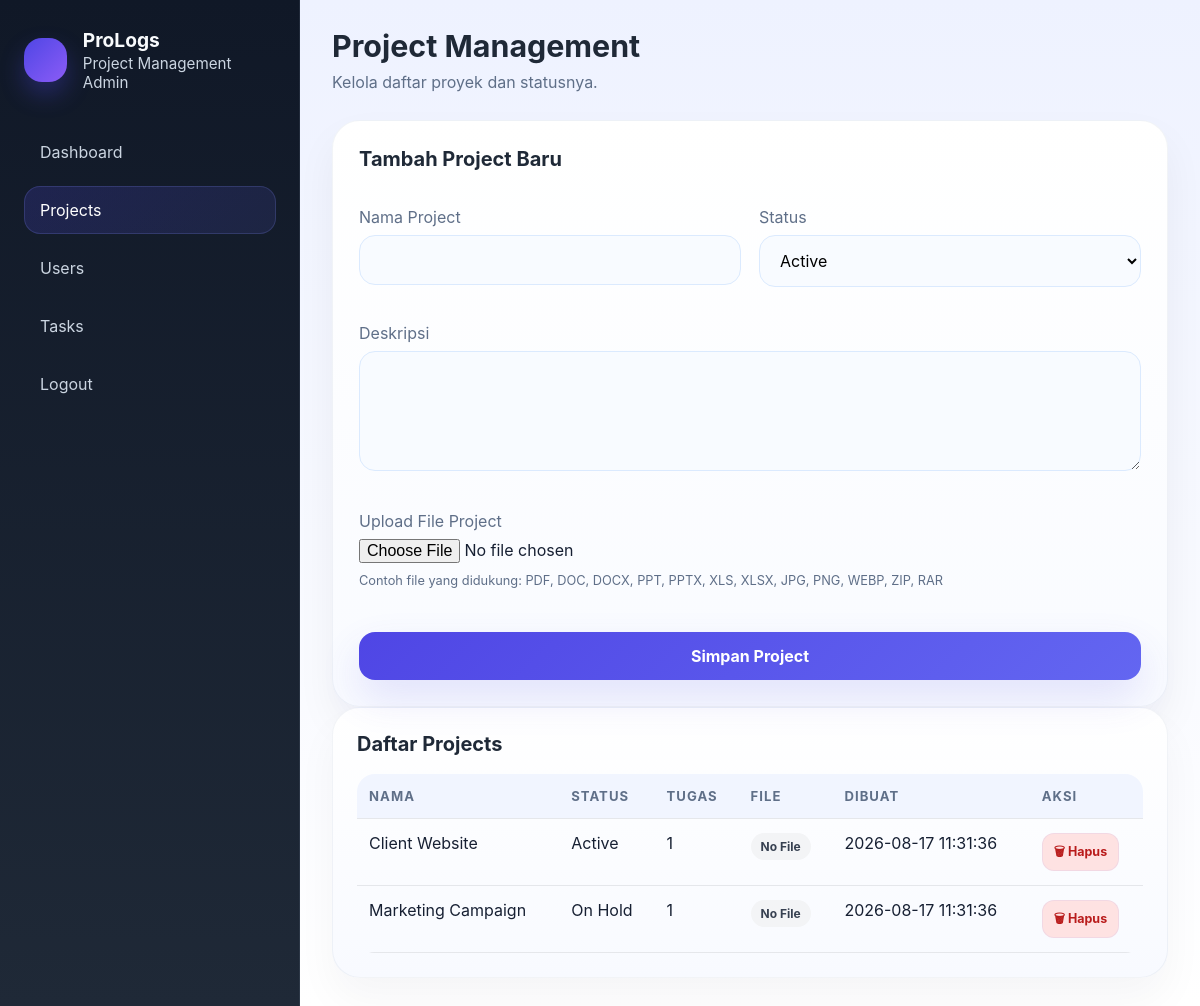
/projects.php (signed in), run on the app's committed database.
### tables this page shows
CREATE TABLE IF NOT EXISTS projects (
    id INT AUTO_INCREMENT PRIMARY KEY,
    name VARCHAR(150) NOT NULL,
    description TEXT,
    project_file VARCHAR(255) NULL,
    status VARCHAR(50) NOT NULL DEFAULT 'Active',
    created_at TIMESTAMP DEFAULT CURRENT_TIMESTAMP
);

### db.php (called while the page is built, shortened)
<?php
$config = require __DIR__ . '/config.php';
function normalizeUserRole($role)
{
    $role = strtolower(trim((string) $role));
    return $role;
}
function isAdminRole($role)
{
    return normalizeUserRole($role) === 'admin';
}
function db()
{
    static $pdo = null;
    if ($pdo === null) {
        global $config;
        if (!empty($config['db_socket'])) {
            $dsn = sprintf(
                'mysql:dbname=%s;charset=%s;unix_socket=%s',
                $config['db_name'],
                $config['db_charset'],
                $config['db_socket']
            );
        }
        $pdo = new PDO($dsn, $config['db_user'], $config['db_pass'], [
            PDO::ATTR_ERRMODE => PDO::ERRMODE_EXCEPTION,
            PDO::ATTR_DEFAULT_FETCH_MODE => PDO::FETCH_ASSOC,
        ]);
        seedSampleData($pdo);
    }
    return $pdo;
}
function seedSampleData(PDO $pdo)
{
    try {
        $pdo->exec("CREATE TABLE IF NOT EXISTS clients (
            id INT AUTO_INCREMENT PRIMARY KEY,
            name VARCHAR(150) NOT NULL,
            email VARCHAR(150) NOT NULL,
            client_file VARCHAR(255) NULL,
            created_at TIMESTAMP DEFAULT CURRENT_TIMESTAMP
        ) ENGINE=InnoDB DEFAULT CHARSET=utf8mb4");
        $pdo->exec("ALTER TABLE clients ADD COLUMN IF NOT EXISTS client_file VARCHAR(255) NULL AFTER email");
        $pdo->exec("CREATE TABLE IF NOT EXISTS notifications (
            id INT AUTO_INCREMENT PRIMARY KEY,
            user_id INT NULL,
            title VARCHAR(150) NOT NULL,
            message TEXT NOT NULL,
            is_read TINYINT(1) NOT NULL DEFAULT 0,
            created_at TIMESTAMP DEFAULT CURRENT_TIMESTAMP,
            FOREIGN KEY (user_id) REFERENCES users(id) ON DELETE CASCADE
        ) ENGINE=InnoDB DEFAULT CHARSET=utf8mb4");
        $pdo->exec("CREATE TABLE IF NOT EXISTS messages (
            id INT AUTO_INCREMENT PRIMARY KEY,
            sender_user_id INT NOT NULL,
            receiver_user_id INT NULL,
            subject VARCHAR(150) NOT NULL,
            message TEXT NOT NULL,
            created_at TIMESTAMP DEFAULT CURRENT_TIMESTAMP,
            FOREIGN KEY (sender_user_id) REFERENCES users(id) ON DELETE CASCADE,
            FOREIGN KEY (receiver_user_id) REFERENCES users(id) ON DELETE SET NULL
        ) ENGINE=InnoDB DEFAULT CHARSET=utf8mb4");
        $pdo->exec("CREATE TABLE IF NOT EXISTS plans (
            id INT AUTO_INCREMENT PRIMARY KEY,
            user_id INT NOT NULL,
            title VARCHAR(150) NOT NULL,
            notes TEXT,
            due_date DATE NULL,
            status VARCHAR(50) NOT NULL DEFAULT 'Planned',
            created_at TIMESTAMP DEFAULT CURRENT_TIMESTAMP,
            FOREIGN KEY (user_id) REFERENCES users(id) ON DELETE CASCADE
        ) ENGINE=InnoDB DEFAULT CHARSET=utf8mb4");
        $pdo->exec("CREATE TABLE IF NOT EXISTS projects (
            id INT AUTO_INCREMENT PRIMARY KEY,
            name VARCHAR(150) NOT NULL,
            description TEXT,
            project_file VARCHAR(255) NULL,
            status VARCHAR(50) NOT NULL DEFAULT 'Active',
            created_at TIMESTAMP DEFAULT CURRENT_TIMESTAMP
        ) ENGINE=InnoDB DEFAULT CHARSET=utf8mb4");
        $pdo->exec("ALTER TABLE projects ADD COLUMN IF NOT EXISTS project_file VARCHAR(255) NULL AFTER description");
        $pdo->exec("CREATE TABLE IF NOT EXISTS activity_logs (
            id INT AUTO_INCREMENT PRIMARY KEY,
            user_id INT NULL,
            module VARCHAR(100) NOT NULL,
            action VARCHAR(100) NOT NULL,
            details TEXT NULL,
            created_at TIMESTAMP DEFAULT CURRENT_TIMESTAMP,
            FOREIGN KEY (user_id) REFERENCES users(id) ON DELETE SET NULL
        ) ENGINE=InnoDB DEFAULT CHARSET=utf8mb4");
        $pdo->exec("ALTER TABLE tasks ADD COLUMN IF NOT EXISTS task_file VARCHAR(255) NULL AFTER description");
    } catch (PDOException $e) {
        return;
    }
    try {
        $userCount = $pdo->query('SELECT COUNT(*) AS total FROM users')->fetch(PDO::FETCH_ASSOC);
    } catch (PDOException $e) {
        return;
    }
    try {
        $clientCount = $pdo->query('SELECT COUNT(*) AS total FROM clients')->fetch(PDO::FETCH_ASSOC);
    } catch (PDOException $e) {
        return;
    }
    try {
        $projectCount = $pdo->query('SELECT COUNT(*) AS total FROM projects')->fetch(PDO::FETCH_ASSOC);
    } catch (PDOException $e) {
        return;
    }
    try {
        $notificationCount = $pdo->query('SELECT COUNT(*) AS total FROM notifications')->fetch(PDO::FETCH_ASSOC);
    } catch (PDOException $e) {
        return;
    }
    try {
        $messageCount = $pdo->query('SELECT COUNT(*) AS total FROM messages')->fetch(PDO::FETCH_ASSOC);
    } catch (PDOException $e) {
        return;
    }
    try {
        $planCount = $pdo->query('SELECT COUNT(*) AS total FROM plans')->fetch(PDO::FETCH_ASSOC);
    } catch (PDOException $e) {
        return;
    }
    try {
        $activityCount = $pdo->query('SELECT COUNT(*) AS total FROM activity_logs')->fetch(PDO::FETCH_ASSOC);
    } catch (PDOException $e) {
        return;
    }
    if (!$activityCount || intval($activityCount['total']) === 0) {
        $adminUser = $pdo->query("SELECT id FROM users WHERE role = 'admin' LIMIT 1")->fetch(PDO::FETCH_ASSOC);
        if ($adminUser) {
            $pdo->exec("INSERT INTO activity_logs (user_id, module, action, details, created_at) VALUES
                (" . intval($adminUser['id']) . ", 'dashboard', 'login', 'Admin login berhasil.', NOW()),
                (" . intval($adminUser['id']) . ", 'projects', 'create', 'Project Client Website dibuat.', NOW()),
                (" . intval($adminUser['id']) . ", 'tasks', 'create', 'Tugas review UI dibuat untuk user.', NOW())");
        }
    }
    try {
        $taskCount = $pdo->query('SELECT COUNT(*) AS total FROM tasks')->fetch(PDO::FETCH_ASSOC);
    } catch (PDOException $e) {
        return;
    }
}
function fetchAll($sql, $params = [])
{
    $stmt = db()->prepare($sql);
    $stmt->execute($params);
    return $stmt->fetchAll();
}

### projects.php (the view, shortened to what this page needs)
<?php
require_once __DIR__ . '/db.php';
$user = $_SESSION['user'];
$userRole = normalizeUserRole($user['role'] ?? '');
$isAdmin = isAdminRole($userRole);
$projects = fetchAll(
    'SELECT p.*, COUNT(t.id) AS task_count FROM projects p LEFT JOIN tasks t ON t.project_id = p.id GROUP BY p.id ORDER BY p.created_at DESC'
);
?>
<!DOCTYPE html>
<html lang="id">
<head>
    <link rel="stylesheet" href="assets/css/style.css">
</head>
<body>
    <div class="app-shell">
        <aside class="sidebar">
            <div class="logo">
                <div class="logo-mark"></div>
                <div>
                    <strong>ProLogs</strong>
                    <p>Project Management Admin</p>
                </div>
            </div>
            <nav class="menu">
                <a class="menu-item" href="dashboard.php">Dashboard</a>
                <a class="menu-item active" href="projects.php">Projects</a>
                <?php if ($isAdmin): ?>
                    <a class="menu-item" href="users.php">Users</a>
                <?php endif; ?>
                <a class="menu-item" href="tasks.php">Tasks</a>
                <a class="menu-item" href="logout.php">Logout</a>
            </nav>
        </aside>
        <main class="main-content">
            <header class="topbar">
                <div class="page-title">
                    <h2><?php echo $isAdmin ? 'Project Management' : 'My Projects'; ?></h2>
                    <p><?php echo $isAdmin ? 'Kelola daftar proyek dan statusnya.' : 'Lihat dan buat proyek Anda sendiri.'; ?></p>
                </div>
            </header>
            <section class="panel">
                <h3>Tambah Project Baru</h3>
                <form method="post" enctype="multipart/form-data" class="form-grid">
                    <div>
                        <label>Nama Project</label>
                        <input type="text" name="name" required>
                    </div>
                    <div>
                        <label>Status</label>
                        <select name="status">
                            <option value="Active">Active</option>
                        </select>
                    </div>
                    <div class="full-width">
                        <label>Deskripsi</label>
                        <textarea name="description" rows="4"></textarea>
                    </div>
                    <div class="full-width">
                        <label>Upload File Project</label>
                        <input type="file" name="project_file" accept=".pdf,.doc,.docx,.ppt,.pptx,.xls,.xlsx,.zip,.rar,.jpg,.jpeg,.png,.webp">
                        <div class="upload-help">Contoh file yang didukung: PDF, DOC, DOCX, PPT, PPTX, XLS, XLSX, JPG, PNG, WEBP, ZIP, RAR</div>
                    </div>
                    <div class="full-width">
                        <button type="submit" class="btn-primary">Simpan Project</button>
                    </div>
                </form>
            </section>
            <section class="panel table-card">
                <h3>Daftar Projects</h3>
                <div class="table-wrap">
                    <table>
                        <thead>
                            <tr>
                                <th>Nama</th>
                                <th>Status</th>
                                <th>Tugas</th>
                                <th>File</th>
                                <th>Dibuat</th>
                                <th>Aksi</th>
                            </tr>
                        </thead>
                        <tbody>
                            <?php foreach ($projects as $project): ?>
                                <tr>
                                    <td><?php echo htmlspecialchars($project['name']); ?></td>
                                    <td><?php echo htmlspecialchars($project['status']); ?></td>
                                    <td><?php echo htmlspecialchars($project['task_count']); ?></td>
                                    <td>
                                        <?php if (!empty($project['project_file'])): ?>
                                            <div class="action-row file-actions">
                                                <a class="button-link preview" href="<?php echo htmlspecialchars($project['project_file']); ?>" target="_blank" rel="noopener">👁 Preview</a>
                                                <a class="button-link primary" href="<?php echo htmlspecialchars($project['project_file']); ?>" download>↓ Download</a>
                                            </div>
                                        <?php else: ?>
                                            <span class="badge completed" style="background:#f3f4f6; color:#374151;">No File</span>
                                        <?php endif; ?>
                                    </td>
                                    <td><?php echo htmlspecialchars($project['created_at']); ?></td>
                                    <td>
                                        <?php if ($isAdmin): ?>
                                            <a class="button-link delete" href="projects.php?delete=<?php echo $project['id']; ?>" onclick="return confirm('Hapus project ini?');">🗑 Hapus</a>
                                        <?php else: ?>
                                            <span class="badge completed" style="background:#ecfdf5; color:#166534;">View</span>
                                        <?php endif; ?>
                                    </td>
                                </tr>
                            <?php endforeach; ?>
                        </tbody>
                    </table>
                </div>
            </section>
        </main>
    </div>
</body>
</html>

### data on the page
projects: name "Client Website", status "Active", task_count "1", shows "No File", created_at "2026-08-17 11:31:36"
projects: name "Marketing Campaign", status "On Hold", task_count "1", shows "No File", created_at "2026-08-17 11:31:36"
